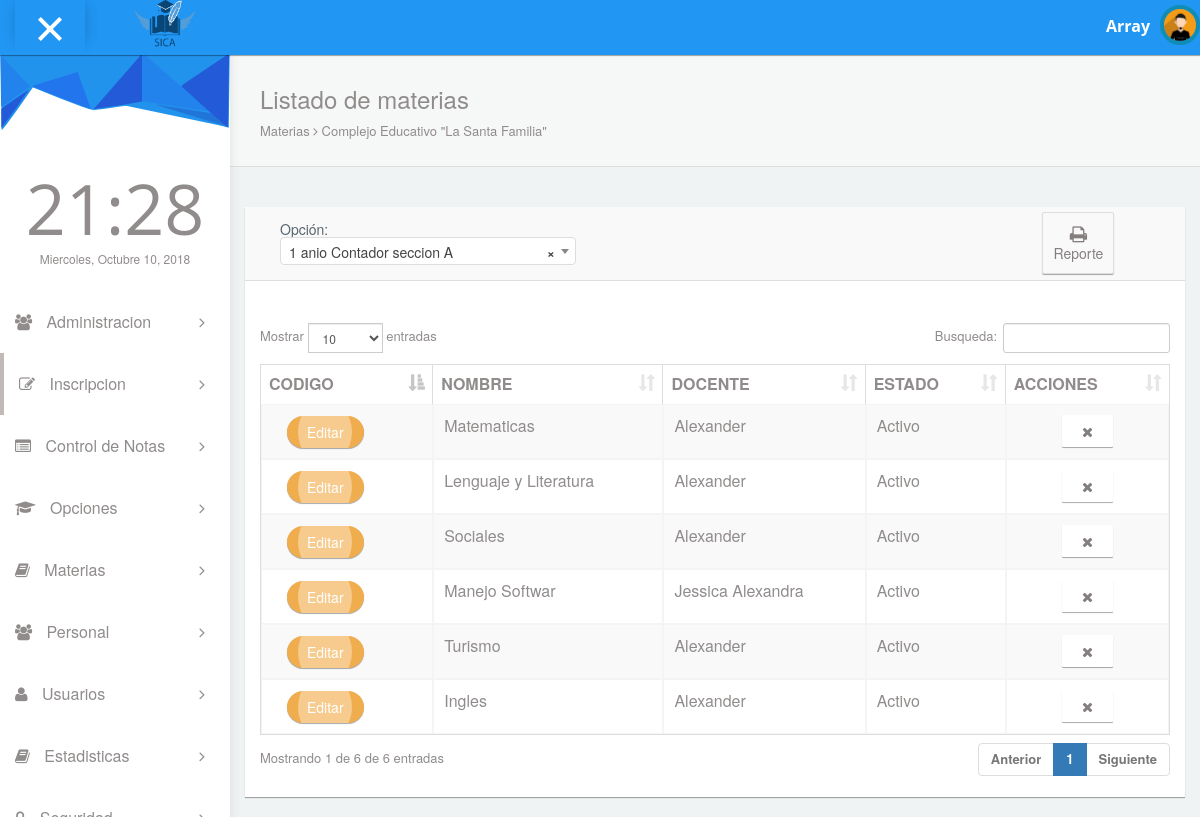
Page /pages/cmaterias.php (signed in) on the committed database.
### tables this page shows
CREATE TABLE `tmaterias` (
  `eid_materia` int(11) NOT NULL,
  `ccodigo` varchar(10) NOT NULL,
  `cnombre` varchar(30) NOT NULL,
  `cdescripcion` varchar(200) NOT NULL,
  `efk_idopcion` int(11) NOT NULL,
  `efk_idhorario` int(11) NOT NULL,
  `estado` int(11) NOT NULL
);

CREATE TABLE `tpersonal` (
  `eid_personal` int(11) NOT NULL,
  `cdui` varchar(10) NOT NULL,
  `cnombre` varchar(50) NOT NULL,
  `capellido` varchar(50) NOT NULL,
  `ctelefono` varchar(10) NOT NULL,
  `ccorreo` varchar(200) NOT NULL,
  `cdireccion` varchar(200) NOT NULL,
  `ffechanacimiento` date NOT NULL,
  `iestado` int(11) NOT NULL,
  `isexo` int(11) NOT NULL,
  `efk_idcargo` int(11) NOT NULL
);

### pages/cmaterias.php (the view, shortened to what this page needs)
<?php
if($_SESSION["logueado"] == TRUE) {
?>
<!DOCTYPE html>
<html lang="en">
<head>
  <link rel="stylesheet" type="text/css" href="../asset/css/bootstrap.min.css">
  <link rel="stylesheet" type="text/css" href="../asset/css/plugins/font-awesome.min.css"/>
  <link rel="stylesheet" type="text/css" href="../asset/css/plugins/datatables.bootstrap.min.css"/>
  <link rel="stylesheet" type="text/css" href="../asset/css/plugins/animate.min.css"/>
  <link rel="stylesheet" type="text/css" href="../asset/css/plugins/select2.min.css"/>
   <link rel="stylesheet" type="text/css" href="../asset/css/sweetalert2.css"/>
  <link href="../asset/css/style.css" rel="stylesheet">
</head>
<body id="mimin" class="dashboard">
        <?php
        include "header.php";
        ?>
      <div class="container-fluid mimin-wrapper">
          <?php include "menu.php";?>
            <div id="content">
               <div class="panel box-shadow-none content-header">
                  <div class="panel-body">
                    <div class="col-md-12">
                        <h3 class="animated fadeInLeft">Listado de materias</h3>
                        <p class="animated fadeInDown">
                          Materias <span class="fa-angle-right fa"></span> Complejo Educativo "La Santa Familia"
                        </p>
                    </div>
                  </div>
              </div>
              <div class="col-md-12 top-20 padding-0">
                <div class="col-md-12">
                  <div class="panel">
                    <div class="panel-heading col-md-12">
                             <h5 class="col-md-4">Opción:
                                </h5>
                                <span class="col-md-6"></span>
                                <div class="col-md-2">
                                  <a class="btn btn-outline btn-default" >
                                      <i class="fa fa-print fa-lg"></i><br>Reporte
                                    </a>
                               </div>
                    </div>
                    <div class="panel-body">
                      <div class="responsive-table">
                      <table id="datatables-example" style="font-size:16px" class="table table-striped table-bordered" width="100%" cellspacing="0">
                      <thead>
                        <tr>
                          <th>CODIGO</th>
                          <th>NOMBRE</th>
                          <th>DOCENTE</th>
                          <th>ESTADO</th>
                          <th>ACCIONES</th>
                        </tr>
                      </thead>
                      <tbody>
                     <?php
                      include "../config/conexion.php";
                      $result = $conexion->query("select m.eid_materia as id, m.cnombre as materia,m.estado as estado, p.cnombre as docente FROM tmaterias as m, tpersonal as p,tpersonal_materia as pm WHERE p.eid_personal=pm.efk_idpersonal and m.eid_materia=pm.efk_idmateria");
                      if ($result) {
                          while ($fila = $result->fetch_object()) {
                            echo "<tr>";
                              echo "<td>
                              <div class='col-md-2' style='margin-top:1px'>
                                <button class='btn ripple-infinite btn-round btn-warning'  onclick='modify(" . $fila->id. ")';>
                               <div>
                                 <span>Editar</span>
                               </div>
                               </button>
                               </div>
                              </td>";
                             echo "<td>" . $fila->materia . "</td>";
                             echo "<td>" . $fila->docente . "</td>";
                               if ($fila->estado==1) {
                              echo "<td>Activo</td>";
                             echo "<td style='text-align:center;'><button align='center' title='Desactivar' type='button' class='btn btn-default' onclick=confirmar(" . $fila->id . ",1);><i class='fa fa-remove'></i>
                                 </button></td>";
                           }else
                           {
                              echo "<td>Inactivo</td>";
                              echo "<td style='text-align:center;'><button align='center' title='Activar' type='button' class='btn btn-default' onclick=confirmar(" . $fila->id . ",2);><i class='fa fa-check'></i>
                                </button></td>";
                          }
                            echo "</tr>";
                          }
                       }
                    ?>
                      </tbody>
                        </table>
                      </div>
                  </div>
                </div>
              </div>
              </div>
            </div>
</body>
</html>
<?php
}else {
  header("Location: index.php");
  }
?>

### pages/header.php (shortened to what this page needs)
<nav class="navbar navbar-default header navbar-fixed-top">
  <div class="col-md-12 nav-wrapper">
    <div class="navbar-header" style="width:100%;">
      <div class="opener-left-menu is-open">
        <span class="bottom"></span>
      </div>
      <b><img src="../asset/img/logo.png" style="width:60px;height=60px"></b>
        <a href="index.html" class="navbar-brand">
        </a>
      <ul class="nav navbar-nav navbar-right user-nav">
        <li class="user-name"><span><?php echo $_SESSION["usuario"]; ?> </span></li>
          <li class="dropdown avatar-dropdown">
           <img src="../asset/img/avatar.jpg" class="img-circle avatar" alt="user name" data-toggle="dropdown" aria-haspopup="true" aria-expanded="true"/>
        </li>
      </ul>
    </div>
  </div>
</nav>

### pages/menu.php (shortened to what this page needs)
<div id="left-menu">
  <div class="sub-left-menu scroll">
    <ul class="nav nav-list">
        <li><div class="left-bg"></div></li>
        <li class="time">
          <h1 class="animated fadeInLeft">21:00</h1>
          <p class="animated fadeInRight">Sat,October 1st 2029</p>
        </li>
        <li class="ripple">
      <a class="tree-toggle nav-header">
        <span class="fa fa-users"></span> Administracion
        <span class="fa-angle-right fa right-arrow text-right"></span>
      </a>
    </li>
    <li class="active ripple">
      <a class="tree-toggle nav-header"><span class="fa fa-edit"></span> Inscripcion
        <span class="fa-angle-right fa right-arrow text-right"></span>
      </a>
    </li>
    <li class="ripple">
          <a class="tree-toggle nav-header">
            <span class="fa fa-list-alt"></span> Control de Notas
            <span class="fa-angle-right fa right-arrow text-right"></span>
          </a>
        </li>
    <li class="ripple">
      <a class="tree-toggle nav-header">
        <span class="fa fa-graduation-cap"></span> Opciones
        <span class="fa-angle-right fa right-arrow text-right"></span>
      </a>
    </li>
    <li class="ripple">
      <a class="tree-toggle nav-header">
        <span class="fa fa-book"></span> Materias
        <span class="fa-angle-right fa right-arrow text-right"></span>
      </a>
    </li>
    <li class="ripple">
      <a class="tree-toggle nav-header">
        <span class="fa-users fa"></span> Personal
        <span class="fa-angle-right fa right-arrow text-right"></span>
      </a>
    </li>
    <li class="ripple">
      <a class="tree-toggle nav-header">
        <span class="fa-user fa"></span> Usuarios
        <span class="fa-angle-right fa right-arrow text-right"></span>
      </a>
    </li>
    <li class="ripple">
      <a class="tree-toggle nav-header">
        <span class="fa-book fa "></span> Estadisticas
        <span class="fa-angle-right fa right-arrow text-right"></span>
      </a>
    </li>
        <li class="ripple">
          <a class="tree-toggle nav-header">
            <span class="fa fa-lock "></span> Seguridad
            <span class="fa-angle-right fa right-arrow text-right"></span>
          </a>
        </li>
      </ul>
    </div>
</div>

### rows in the picture
tmaterias: cnombre "Matematicas", tpersonal.cnombre "Alexander"
tmaterias: cnombre "Lenguaje y Literatura", tpersonal.cnombre "Alexander"
tmaterias: cnombre "Sociales", tpersonal.cnombre "Alexander"
tmaterias: cnombre "Manejo Softwar", tpersonal.cnombre "Jessica Alexandra"
tmaterias: cnombre "Turismo", tpersonal.cnombre "Alexander"
tmaterias: cnombre "Ingles", tpersonal.cnombre "Alexander"

### other values in the picture
$_SESSION["usuario"] "Array"
